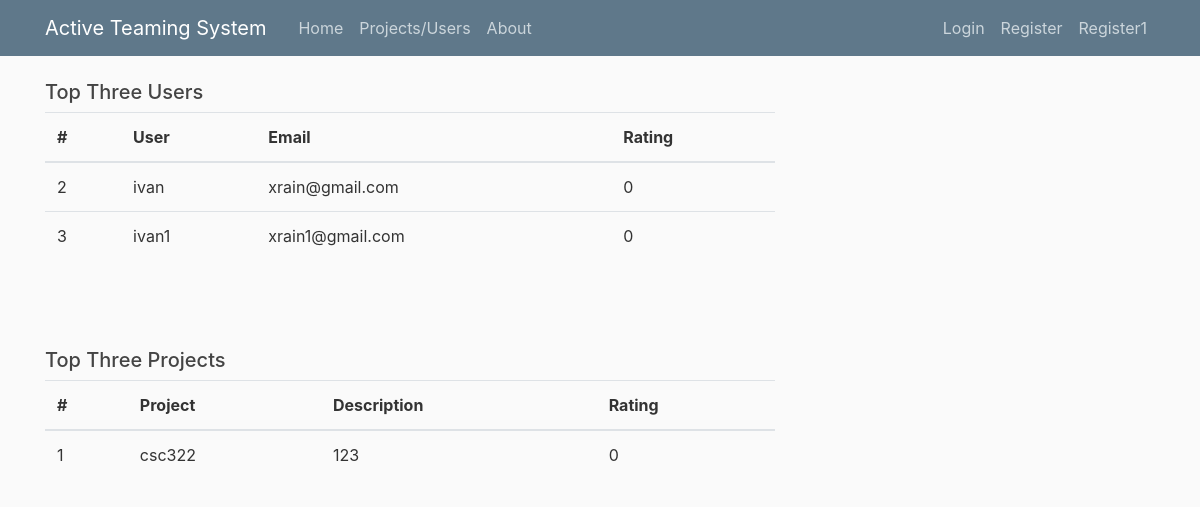
The page /home on the database its author committed.
### application/models.py (models this page shows, shortened)
class User(db.Model,UserMixin):
    id = db.Column(db.Integer, primary_key=True)
    username = db.Column(db.String(20), unique=True, nullable=False)
    email = db.Column(db.String(120), unique=True, nullable=False)
    image_file = db.Column(db.String(20), nullable=False, default='default.jpg')
    password = db.Column(db.String(60), nullable=False)
    rating = db.Column(db.Integer,nullable=False,default=0)
    compliments = db.relationship('Compliment', backref='recipient', lazy=True)
    complaints = db.relationship('Complaint', backref='complainee', lazy=True)
    UserBlacklist = db.relationship('UserBlacklist', backref='user_blacklisted', lazy=True)
    applications = db.relationship('Application', backref='referee', lazy=True)
    is_su = db.Column(db.Boolean, default=False, nullable=False)
    is_blacklisted = db.Column(db.Boolean, default=False, nullable=False)

class Project(db.Model):
    id = db.Column(db.Integer, primary_key=True)
    title = db.Column(db.String(100),unique=True, nullable=False)
    date_created = db.Column(db.DateTime, nullable=False, default=datetime.datetime.now())
    description = db.Column(db.Text, nullable=False)
    rating = db.Column(db.Integer, nullable =False, default=0)

### application/route.py (the view)
@app.route("/")
@app.route("/home")
def home():
    if User.query.filter(User.email=='superuser@csc322.edu').first():
        pass
    else:
        hashed_password = bcrypt.generate_password_hash('super').decode('utf-8')
        user = User(username='superuser',email='superuser@csc322.edu',password=hashed_password,is_su=True)
        db.session.add(user)
        db.session.commit()
    users = User.query.filter(User.email!='superuser@csc322.edu').order_by(User.rating.desc()).limit(3).all()
    projects = Project.query.order_by(Project.rating.desc()).limit(3).all()
    return render_template('home.html', users=users,projects=projects)

### application/templates/home.html
{%extends "layout.html"%}
{%block content%}
<h5 style="text-align: left">Top Three Users</h5>
<table class="table">
    <thead>
      <tr>
        <th scope="col">#</th>
        <th scope="col">User</th>
        <th scope="col">Email</th>
        <th scope="col">Rating</th>
      </tr>
    </thead>
    <tbody>
        {% for user in users %}
        <tr>
            <td>{{ user.id }}</td>
            <td>{{ user.username }}</td>
            <td>{{ user.email }}</td>
            <td>{{ user.rating }}</td>
        </tr>
    {% endfor %}
    </tbody>
  </table>
  <br>
  <br>
  <br>
  <h5 style="text-align: left">Top Three Projects</h5>
  <table class="table">
      <thead>
        <tr>
          <th scope="col">#</th>
          <th scope="col">Project</th>
          <th scope="col">Description</th>
          <th scope="col">Rating</th>
        </tr>
      </thead>
      <tbody>
          {% for project in projects %}
          <tr>
              <td>{{ project.id }}</td>
              <td>{{ project.title }}</td>
              <td>{{ project.description }}</td>
              <td>{{ project.rating }}</td>
          </tr>
      {% endfor %}
      </tbody>
    </table>
{%endblock%}

### application/static/main.css (style rules this page uses)
body { background: #fafafa; color: #333333; margin-top: 5rem; }
h1, h2, h3, h4, h5, h6 { color: #444444; }

### rows shown on the page
User: id "2", username "ivan", email "xrain@gmail.com", rating "0"
User: id "3", username "ivan1", email "xrain1@gmail.com", rating "0"
Project: id "1", title "csc322", description "123", rating "0"
